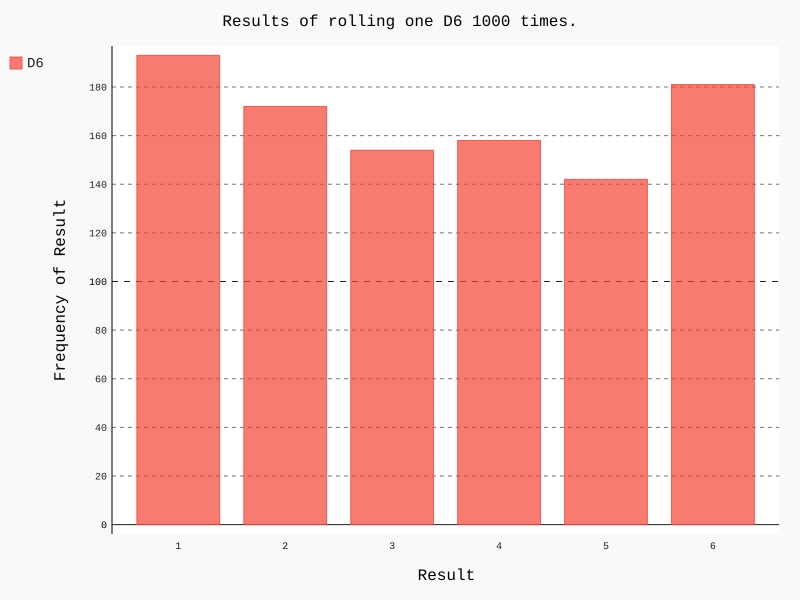

Python code for this plot:
# -*- coding: utf-8 -*-
# Created by: ZhaoDongshuang
# Created on: 18-2-5
import pygal

from DataShow.die import Die

# 创建一个 D6
die = Die()

# 掷几次骰子,并将结果存储在一个列表中
results = []

for roll_num in range(1000):
    result = die.roll()
    results.append(result)

# print(results)

# 分析结果
frequencies = []
for value in range(1, die.num_sides+1):
    frequency = results.count(value)
    frequencies.append(frequency)

# print(frequencies)

# 对结果进行可视化
hist = pygal.Bar()
hist.title = "Results of rolling one D6 1000 times."
hist.x_labels = ['1', '2', '3', '4', '5', '6']
hist.x_title = "Result"
hist.y_title = "Frequency of Result"
hist.add('D6', frequencies)
hist.render_to_file('die_visual.svg')
